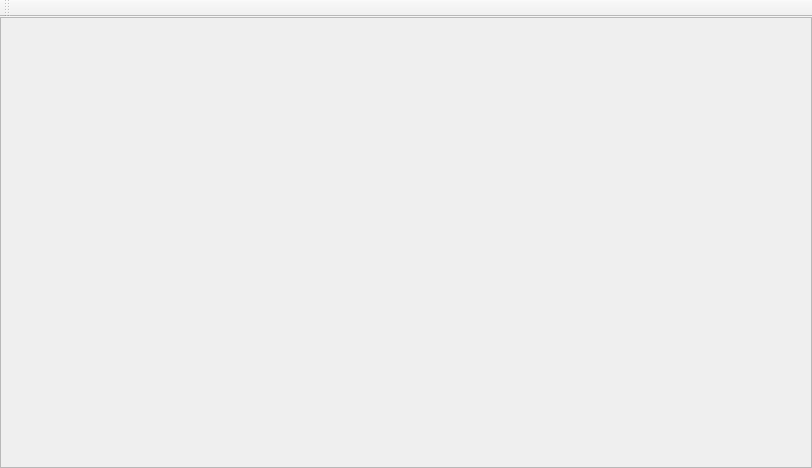
<?xml version="1.0" encoding="UTF-8"?>
<ui version="4.0">
 <class>MainWindow</class>
 <widget class="QMainWindow" name="MainWindow">
  <property name="geometry">
   <rect>
    <x>0</x>
    <y>0</y>
    <width>812</width>
    <height>468</height>
   </rect>
  </property>
  <property name="windowTitle">
   <string>MainWindow</string>
  </property>
  <property name="unifiedTitleAndToolBarOnMac">
   <bool>false</bool>
  </property>
  <widget class="QWidget" name="centralWidget">
   <layout class="QVBoxLayout" name="verticalLayout">
    <property name="leftMargin">
     <number>0</number>
    </property>
    <property name="topMargin">
     <number>0</number>
    </property>
    <property name="rightMargin">
     <number>0</number>
    </property>
    <property name="bottomMargin">
     <number>0</number>
    </property>
    <item>
     <layout class="QHBoxLayout" name="horizontalLayout_0" stretch="5">
      <item>
       <widget class="QScrollArea" name="scrollArea">
        <property name="widgetResizable">
         <bool>true</bool>
        </property>
        <widget class="QWidget" name="scrollAreaWidgetContents">
         <property name="geometry">
          <rect>
           <x>0</x>
           <y>0</y>
           <width>808</width>
           <height>429</height>
          </rect>
         </property>
        </widget>
       </widget>
      </item>
     </layout>
    </item>
   </layout>
  </widget>
  <widget class="QMenuBar" name="menuBar">
   <property name="geometry">
    <rect>
     <x>0</x>
     <y>0</y>
     <width>812</width>
     <height>22</height>
    </rect>
   </property>
  </widget>
  <widget class="QToolBar" name="mainToolBar">
   <attribute name="toolBarArea">
    <enum>TopToolBarArea</enum>
   </attribute>
   <attribute name="toolBarBreak">
    <bool>false</bool>
   </attribute>
  </widget>
 </widget>
 <layoutdefault spacing="6" margin="11"/>
 <resources/>
 <connections/>
</ui>
